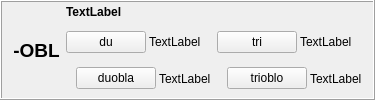
        <widget class="QFrame" name="frame_30">
         <property name="frameShape">
          <enum>QFrame::Box</enum>
         </property>
         <property name="frameShadow">
          <enum>QFrame::Raised</enum>
         </property>
         <layout class="QHBoxLayout" name="horizontalLayout_52">
          <property name="topMargin">
           <number>3</number>
          </property>
          <property name="bottomMargin">
           <number>3</number>
          </property>
          <item>
           <widget class="QLabel" name="label_305">
            <property name="sizePolicy">
             <sizepolicy hsizetype="Maximum" vsizetype="Preferred">
              <horstretch>0</horstretch>
              <verstretch>0</verstretch>
             </sizepolicy>
            </property>
            <property name="styleSheet">
             <string notr="true">font-size: 14pt;
font-weight: bold;</string>
            </property>
            <property name="text">
             <string>-OBL</string>
            </property>
            <property name="alignment">
             <set>Qt::AlignCenter</set>
            </property>
            <property name="lingvo" stdset="0">
             <string>eo</string>
            </property>
           </widget>
          </item>
          <item>
           <layout class="QVBoxLayout" name="verticalLayout_388">
            <item>
             <widget class="QLabel" name="Lec09_Label696">
              <property name="sizePolicy">
               <sizepolicy hsizetype="Preferred" vsizetype="Maximum">
                <horstretch>0</horstretch>
                <verstretch>0</verstretch>
               </sizepolicy>
              </property>
              <property name="styleSheet">
               <string notr="true">font-weight: bold;</string>
              </property>
              <property name="text">
               <string>TextLabel</string>
              </property>
              <property name="wordWrap">
               <bool>true</bool>
              </property>
             </widget>
            </item>
            <item>
             <layout class="QHBoxLayout" name="horizontalLayout_627">
              <item>
               <layout class="QVBoxLayout" name="verticalLayout_389">
                <property name="spacing">
                 <number>3</number>
                </property>
                <item>
                 <layout class="QHBoxLayout" name="horizontalLayout_628" stretch="3,1">
                  <item>
                   <widget class="neklakebla" name="Lec09_Button659">
                    <property name="sizePolicy">
                     <sizepolicy hsizetype="Maximum" vsizetype="Fixed">
                      <horstretch>0</horstretch>
                      <verstretch>0</verstretch>
                     </sizepolicy>
                    </property>
                    <property name="text">
                     <string>du</string>
                    </property>
                   </widget>
                  </item>
                  <item>
                   <widget class="QLabel" name="Lec09_Label697">
                    <property name="text">
                     <string>TextLabel</string>
                    </property>
                    <property name="wordWrap">
                     <bool>true</bool>
                    </property>
                   </widget>
                  </item>
                 </layout>
                </item>
                <item>
                 <layout class="QHBoxLayout" name="horizontalLayout_629" stretch="0,3,1">
                  <item>
                   <widget class="label_sago_reversa" name="label_399">
                    <property name="sizePolicy">
                     <sizepolicy hsizetype="Maximum" vsizetype="Preferred">
                      <horstretch>0</horstretch>
                      <verstretch>0</verstretch>
                     </sizepolicy>
                    </property>
                    <property name="text">
                     <string/>
                    </property>
                    <property name="pixmap">
                     <pixmap resource="ikonoj.qrc">:/ikonoj/sago_revena.png</pixmap>
                    </property>
                   </widget>
                  </item>
                  <item>
                   <widget class="neklakebla" name="Lec09_Button660">
                    <property name="sizePolicy">
                     <sizepolicy hsizetype="Maximum" vsizetype="Fixed">
                      <horstretch>0</horstretch>
                      <verstretch>0</verstretch>
                     </sizepolicy>
                    </property>
                    <property name="text">
                     <string>duobla</string>
                    </property>
                   </widget>
                  </item>
                  <item>
                   <widget class="QLabel" name="Lec09_Label698">
                    <property name="text">
                     <string>TextLabel</string>
                    </property>
                    <property name="wordWrap">
                     <bool>true</bool>
                    </property>
                   </widget>
                  </item>
                 </layout>
                </item>
               </layout>
              </item>
              <item>
               <layout class="QVBoxLayout" name="verticalLayout_390">
                <property name="spacing">
                 <number>3</number>
                </property>
                <item>
                 <layout class="QHBoxLayout" name="horizontalLayout_630" stretch="3,1">
                  <item>
                   <widget class="neklakebla" name="Lec09_Button59">
                    <property name="sizePolicy">
                     <sizepolicy hsizetype="Maximum" vsizetype="Fixed">
                      <horstretch>0</horstretch>
                      <verstretch>0</verstretch>
                     </sizepolicy>
                    </property>
                    <property name="text">
                     <string>tri</string>
                    </property>
                   </widget>
                  </item>
                  <item>
                   <widget class="QLabel" name="Lec09_Label60">
                    <property name="text">
                     <string>TextLabel</string>
                    </property>
                    <property name="wordWrap">
                     <bool>true</bool>
                    </property>
                   </widget>
                  </item>
                 </layout>
                </item>
                <item>
                 <layout class="QHBoxLayout" name="horizontalLayout_631" stretch="0,3,1">
                  <item>
                   <widget class="label_sago_reversa" name="label_400">
                    <property name="sizePolicy">
                     <sizepolicy hsizetype="Maximum" vsizetype="Preferred">
                      <horstretch>0</horstretch>
                      <verstretch>0</verstretch>
                     </sizepolicy>
                    </property>
                    <property name="text">
                     <string/>
                    </property>
                    <property name="pixmap">
                     <pixmap resource="ikonoj.qrc">:/ikonoj/sago_revena.png</pixmap>
                    </property>
                   </widget>
                  </item>
                  <item>
                   <widget class="neklakebla" name="Lec09_Button60">
                    <property name="sizePolicy">
                     <sizepolicy hsizetype="Maximum" vsizetype="Fixed">
                      <horstretch>0</horstretch>
                      <verstretch>0</verstretch>
                     </sizepolicy>
                    </property>
                    <property name="text">
                     <string>trioblo</string>
                    </property>
                   </widget>
                  </item>
                  <item>
                   <widget class="QLabel" name="Lec09_Label61">
                    <property name="text">
                     <string>TextLabel</string>
                    </property>
                    <property name="wordWrap">
                     <bool>true</bool>
                    </property>
                   </widget>
                  </item>
                 </layout>
                </item>
               </layout>
              </item>
             </layout>
            </item>
           </layout>
          </item>
         </layout>
        </widget>
